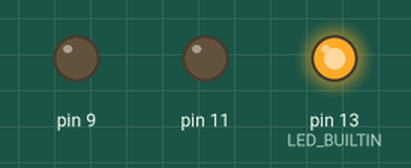
This sketch was run on a simulated Arduino Uno, built with avr-gcc and run on an emulated ATmega328P. Shown: output pins drawn as LEDs (lit = HIGH).

Above: at 0.1 s.
At 5.1 s:
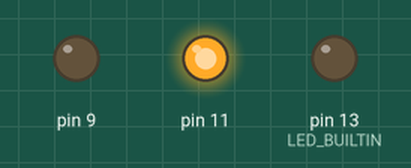
At 14.1 s:
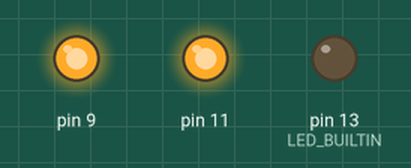
At 36.1 s:
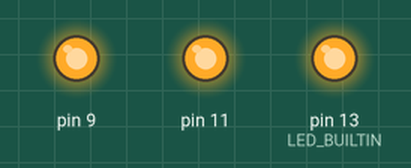
Timing chart, 0 to 37.6 s (numbered marks = the images above):
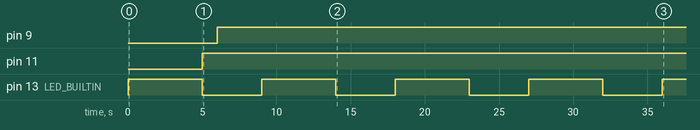

Measured:
- by itself, pin 9: LOW → HIGH at 6.0 s
- by itself, pin 11: LOW → HIGH at 5.0 s
- by itself, pin 13 (LED_BUILTIN): alternates HIGH for 5.0 s and LOW for 4.0 s

The sketch:

atividade1_2_semaforo1.ino
```cpp
// C++ code
//
void setup()
{
  pinMode(13, OUTPUT);
  pinMode(LED_BUILTIN, OUTPUT);
  pinMode(11, OUTPUT);
  pinMode(9, OUTPUT);
}

void loop()
{
  digitalWrite(13, HIGH);
  delay(5000); // Wait for 5000 millisecond(s)
  digitalWrite(LED_BUILTIN, LOW);
  digitalWrite(11, HIGH);
  delay(1000); // Wait for 1000 millisecond(s)
  digitalWrite(LED_BUILTIN, LOW);
  digitalWrite(9, HIGH);
  delay(3000); // Wait for 3000 millisecond(s)
  digitalWrite(LED_BUILTIN, LOW);
}
```
